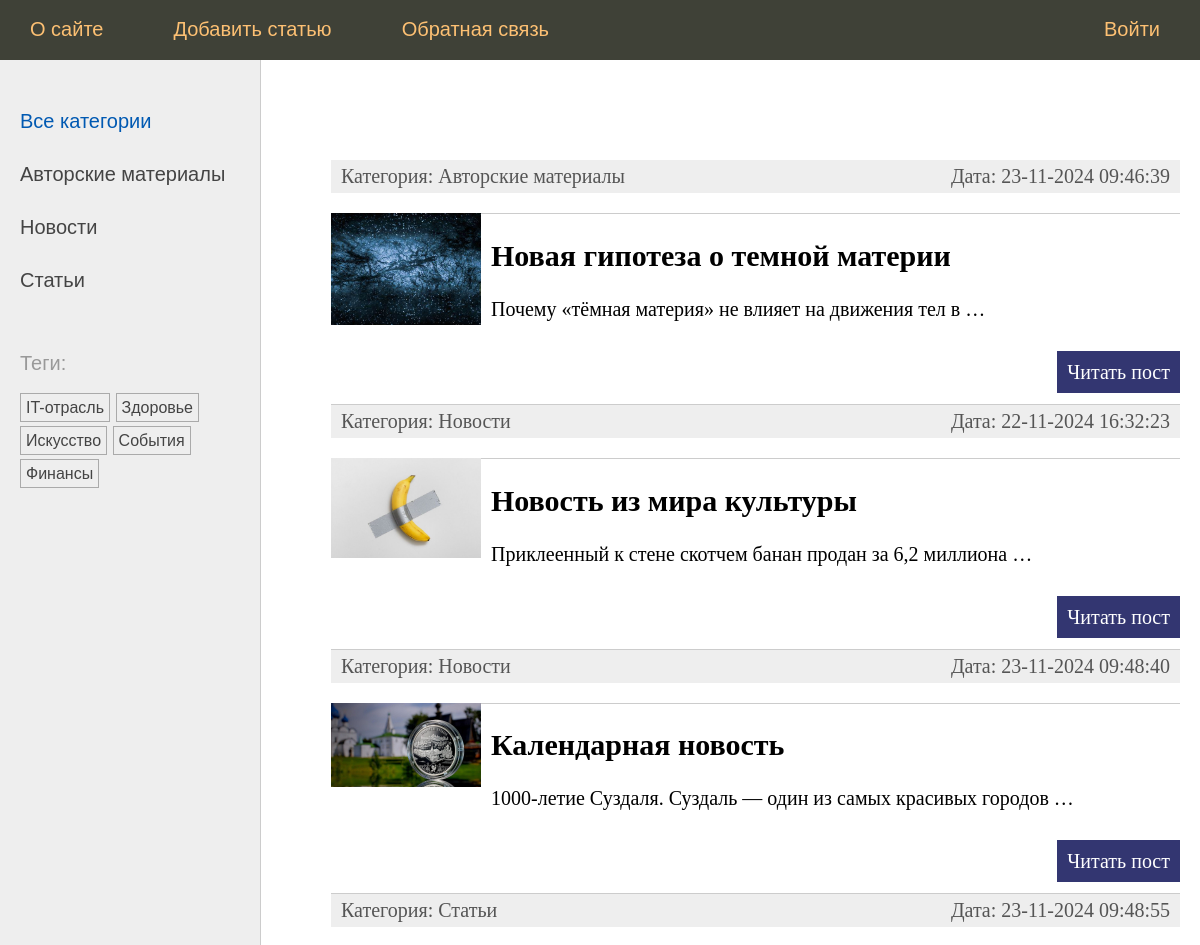
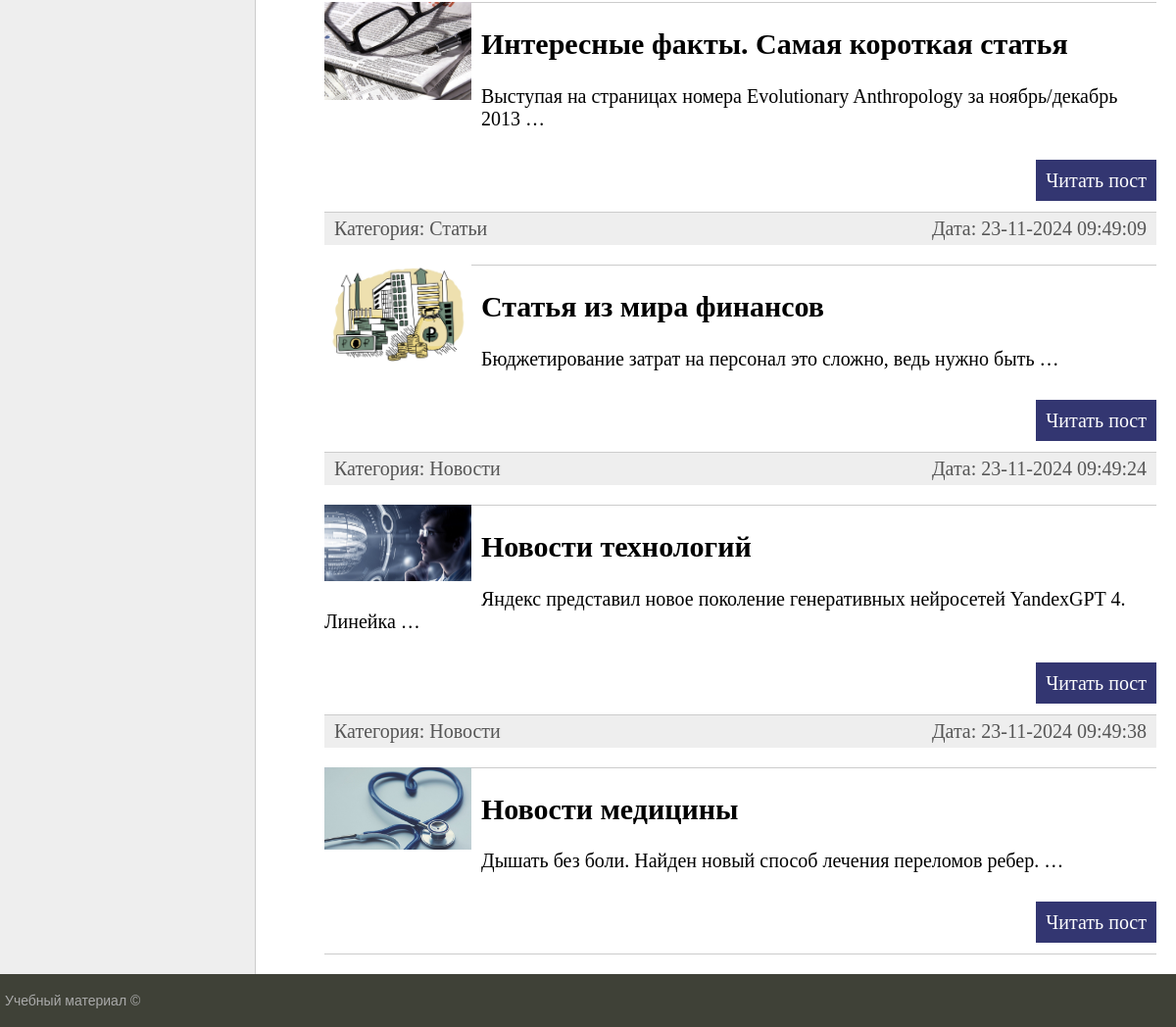
The page / on the database its author committed (2 pictures, top to bottom).
### news/models.py (models this page shows, shortened)
class Category(models.Model):
    name = models.CharField(max_length=100, db_index=True, verbose_name="Категория")
    slug = models.SlugField(max_length=255, unique=True, db_index=True)
    class Meta:
        verbose_name = 'Категория'
        verbose_name_plural = 'Категории'
    def get_absolute_url(self):
        return reverse('category', kwargs={'cat_slug': self.slug})

class TagPost(models.Model):
    tag = models.CharField(max_length=100, db_index=True)
    slug = models.SlugField(max_length=255, db_index=True)
    def get_absolute_url(self):
        return reverse('tag', kwargs={'tag_slug': self.slug})

class News(models.Model):
    class Status(models.IntegerChoices):
        DRAFT = 0, 'Черновик'
        PUBLISHED = 1, 'Опубликовано'
    title = models.CharField(max_length=255, verbose_name='Заголовок')
    slug = models.SlugField(max_length=255, db_index=True, unique=True, validators=[
        MinLengthValidator(5),
        MaxLengthValidator(100),
    ])
    photo = models.ImageField(upload_to="photos/%Y/%m/%d/", default=None, blank=True, null=True, verbose_name="Фото")
    content = models.TextField(blank=True, verbose_name='Текст статьи')
    time_create = models.DateTimeField(auto_now_add=True, verbose_name='Время создания')
    time_update = models.DateTimeField(auto_now=True, verbose_name='Время изменения')
    is_published = models.BooleanField(choices=tuple(map(lambda x: (bool(x[0]), x[1]), Status.choices)),
                                       default=Status.DRAFT, verbose_name="Статус")
    cat = models.ForeignKey('Category', on_delete=models.PROTECT, related_name='posts', verbose_name='Категория')
    tags = models.ManyToManyField('TagPost', blank=True, related_name='tags', verbose_name='Тег')
    author = models.OneToOneField('Author', on_delete=models.SET_NULL, null=True,
                                  blank=True, related_name='wuman', verbose_name='Автор')                                                                                                                    #-- related_name='tags' чтобы мы могли через ТЭГи получать список статей\новостей, которые связаны с этим тэгом.
    published = PublisherManager()
    objects = models.Manager()
    class Meta:
        verbose_name = 'Авторские материалы'
        verbose_name_plural = 'Авторские материалы'
        ordering = ['-time_create']
        indexes = [
            models.Index(fields=['-time_create'])
        ]
    def get_absolute_url(self):
        return reverse('post', kwargs={'post_slug': self.slug})

### news/views.py (the view)
# urls.py: path('', views.MainPage.as_view(), name='home'),
class MainPage(DataMixin, ListView):
    template_name = 'news/main_page.html'
    context_object_name = 'posts'
    title_page = 'Главная страница'
    cat_selected = 0
    def get_queryset(self):
        return News.published.all().select_related('cat')

### news/models.py (called while the page is built)
    def get_queryset(self):
        return super().get_queryset().filter(is_published=News.Status.PUBLISHED)

### news/templatetags/news_tags.py (called while the page is built)
@register.inclusion_tag('news/list_categories.html')   #-- В качестве аргумента указываем путь к шаблону,
def show_categories(cat_selected=0):
    cats = Category.objects.annotate(total=Count("posts")).filter(total__gt=0)    #-- До #27 Отображения постов по рубрикам: cats = views.cats_db. | #35 Часть данной строки, а именно: annotate(total=Count("posts")).filter(total__gt=0) выводит только те РУБРИКИ, КОТОРЫЕ ЗАПОЛНЕНЫ МАТЕРИАЛОМ.
    return {'cats': cats, 'cat_selected': cat_selected}

@register.inclusion_tag('news/list_tags.html')
def show_all_tags():
    return {"tags": TagPost.objects.annotate(total=Count("tags")).filter(total__gt=0)}    #-- Часть данной строки, а именно: annotate(total=Count("tags")).filter(total__gt=0)} выводит только те ТЕГИ, К КОТОРЫМ ЧТО-ТО ПРИКРЕПЛЕНО.

### news/templates/news/main_page.html (shortened to what this page needs)
{% extends 'default.html' %}
{% block content %}
<ul class="list-articles">
	{% for p in posts %}
			<li><div class="article-panel">
	<p class="first"> Категория: {{p.cat.name}}</p>
	<p class="last">Дата: {{p.time_update|date:"d-m-Y H:i:s"}}</p>
	</div>
{% if p.photo %}
                   <p ><img class="img-article-left thumb" src="{{p.photo.url}}"></p>
{% endif %}
			<li><h2>{{p.title}}</h2>
    {% autoescape off %}
	{{p.content|linebreaks|truncatewords:9}}
    {% endautoescape %}
			<p class="link-read-post"><a href="{{ p.get_absolute_url }}">Читать пост</a></p>
			</li>
	{% endfor %}
</ul>
{% endblock %}

### templates/default.html (shortened to what this page needs)
{% load static %}
{% load news_tags %}
<!DOCTYPE html>
<html>
<head>
    <link type="text/css" href="{% static 'news/css/styles.css' %}" rel="stylesheet" />
</head>
<body>
<table class="table-page" border=0 cellpadding="0" cellspacing="0">
<tr><td valign=top>
{% block mainmenu %}
		<div class="header">
			<ul id="mainmenu" class="mainmenu">
{% for m in menu %}
	{% if not forloop.last %}<li>{% else %}<li class="last">{% endif %}
		<a href="{% url m.url_name %}">{{m.title}}</a></li>
{% endfor %}
			</ul>
		</div>
{% endblock mainmenu %}
<table class="table-content" border=0 cellpadding="0" cellspacing="0">
<tr>
	<td valign="top" class="left-chapters">
	<ul id="leftchapters">
		{% if cat_selected == 0 %}
		<li class="selected">Все категории</li>
		{% else %}
		<li><a href="{% url 'home' %}">Все категории</a> </li>
		{% endif %}
		{% show_categories cat_selected %}
		<li>{% show_all_tags %}</li>
	</ul>
</td>
<td valign="top" class="content">
	<div class="content-text">
{% block content %}
{% endblock %}
	</div>
</td></tr></table>
</td></tr>
<tr><td valign=top>
	<div id="footer">
		<p>Учебный материал &copy; </p>
	</div>
</td></tr></table>
</body>
</html>

### news/templates/news/list_categories.html
{% for cat in cats %}
{% if cat.id == cat_selected %}
<li class="selected">{{cat.name}}</li>
{% else %}
<li><a href="{{ cat.get_absolute_url }}">{{cat.name}}</a></li>
{% endif %}
{% endfor %}

### news/templates/news/list_tags.html
{% if tags %}
    Теги:</p>
    <ul class="tags-list">
        {% for t in tags %}
        <li><a href="{{t.get_absolute_url}}">{{t.tag}}</a></li>
        {% endfor %}
    </ul>
{% endif %}

### news/static/news/css/styles.css (style rules this page uses)
html, body { font-family: 'Arial'; margin: 0; padding: 0; height: 100%; width: 100%; color: #444; }
a { color: #0059b2; text-decoration: none; }
img { max-width: 600px; height: auto; }
img.img-article-left { max-width: 300px; height: auto; float: left; padding: 0 10px 10px 0; }
img.img-article-left.thumb { max-width: 150px; height: auto; }
p.link-read-post { text-align: right; }
p.link-read-post a { padding: 10px; min-width: 100px; background: #333671; color: #fff; text-decoration: none; }
div.article-panel { background: #eee; padding: 5px 10px 5px 10px; box-sizing: border-box; overflow: hidden; color: #555; }
div.article-panel p.first { margin: 0; float: left; }
div.article-panel p.last { margin: 0; float: right; }
ul.list-articles { list-style: none; margin: 0; padding: 0; }
ul.list-articles li { border-bottom: 1px solid #ccc; }
.table-page { width: 100%; height: 100%; vertical-align: top; }
.table-page tr { height: 100%; }
.header { background: #3F4137; height: 60px; }
ul.mainmenu { list-style: none; margin: 0; padding: 0; height: 60px; color: #fdc073; font-size: 20px; overflow: hidden; }
ul.mainmenu li { float: left; margin: 18px 40px 0 30px; }
ul.mainmenu li.last { float: right; }
ul.mainmenu li a { color: #fdc073; text-decoration: none; }
.table-content { width: 100%; min-height: 100%; height: 100%; }
.left-chapters { margin: 0; background: #eee; border-right: 1px solid #ccc; }
.left-chapters ul { width: 230px; margin: 0; padding: 20px 10px 10px 20px; list-style: none; font-size: 20px; }
.left-chapters ul li { margin: 30px 0 0 0; color: #999; }
.left-chapters ul li.selected { color: #0059b2; }
.left-chapters ul li a { color: #444; text-decoration: none; }
ul.tags-list { width: 100%; margin: 0; padding: 0; list-style: none; }
ul.tags-list li { margin: 0; padding: 0 0 10px; display: inline-block; }
ul.tags-list li a { padding: 5px; font-size: 16px; border: 1px solid #aaa; }
.content { padding: 40px 20px 20px 40px; width: 100%; box-sizing: border-box; }
.content-text { margin: 60px 0 0 30px; color: #000; font-size: 20px; font-family: Yandex Sans Display Light; }
#footer { box-sizing: border-box; background: #3F4137; padding: 5px; color: #aaa; font-size: 14px; font-family: Verdana, Geneva, Arial, Helvetica; text-align: left; overflow: hidden; }

### rows shown on the page
Category: name "Авторские материалы"
Category: name "Новости"
Category: name "Статьи"
TagPost: tag "IT-отрасль"
TagPost: tag "Здоровье"
TagPost: tag "Искусство"
TagPost: tag "События"
TagPost: tag "Финансы"
News: cat.name "Авторские материалы", time_update "23-11-2024 09:46:39", photo (picture), title "Новая гипотеза о темной материи", content "Почему «тёмная материя» не влияет на движения тел в …"
News: cat.name "Новости", time_update "22-11-2024 16:32:23", photo (picture), title "Новость из мира культуры", content "Приклеенный к стене скотчем банан продан за 6,2 миллиона …"
News: cat.name "Новости", time_update "23-11-2024 09:48:40", photo (picture), title "Календарная новость", content "1000-летие Суздаля. Суздаль — один из самых красивых городов …"
News: cat.name "Статьи", time_update "23-11-2024 09:48:55", photo (picture), title "Интересные факты. Самая короткая статья", content "Выступая на страницах номера Evolutionary Anthropology за ноябрь/декабрь 2013 …"
News: cat.name "Статьи", time_update "23-11-2024 09:49:09", photo (picture), title "Статья из мира финансов", content "Бюджетирование затрат на персонал это сложно, ведь нужно быть …"
News: cat.name "Новости", time_update "23-11-2024 09:49:24", photo (picture), title "Новости технологий", content "Яндекс представил новое поколение генеративных нейросетей YandexGPT 4. Линейка …"
News: cat.name "Новости", time_update "23-11-2024 09:49:38", photo (picture), title "Новости медицины", content "Дышать без боли. Найден новый способ лечения переломов ребер. …"

### other values the page prints
{{ m.title }} "О сайте" "Добавить статью" "Обратная связь" "Войти"
